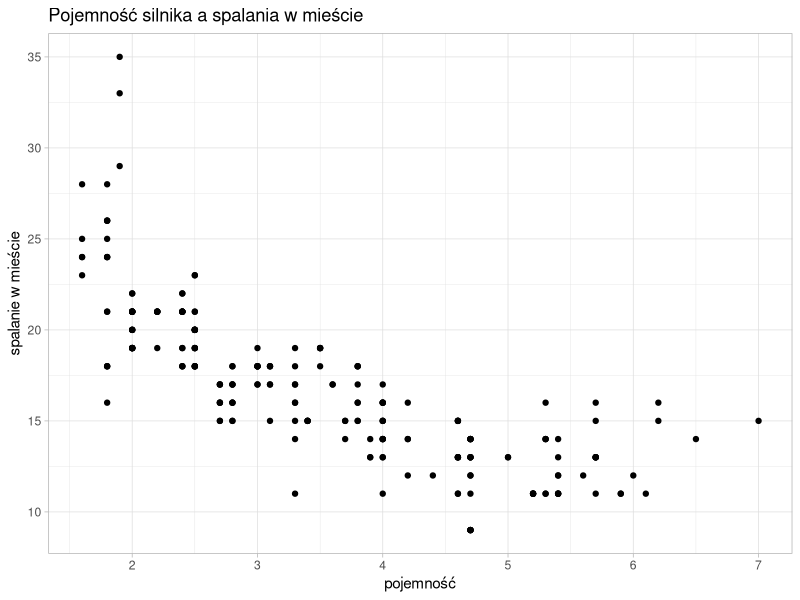

The R source for this figure:
## ---- chunk 1
knitr::opts_chunk$set(echo = TRUE)
## ---- chunk 2
library(tidyverse)
ggplot(data = mpg) +
  geom_point(mapping = aes (x=displ, y=cty)) +
  labs(title = "Pojemność silnika a spalania w mieście", x = "pojemność", y= "spalanie w mieście") +
  theme_light()
## ---- chunk 3
paste ("Za ile godzin wreszcie skoncza sie te studia?")
today <- Sys.Date()
koniec_tego_koszmaru <- as.Date("2021-06-30")

hours <- as.numeric(difftime(koniec_tego_koszmaru, today), units="hours")
dodac <- as.numeric(difftime(strptime("23:59", format = "%H:%M"), 
                             strptime("23:59", format = "%H:%M")), units="hours")
print ("Czy kiblowałeś, jeśli tak to podaj ile to bylo, w latach?")

lata_kiblowania <- c(0) 

hours <- hours + dodac + (lata_kiblowania * 8760)

paste("Ten koszmar skonczy sie za...", hours, "godzin")
## ---- chunk 4
library(tidyverse)
data(diamonds)
select(diamonds, color)
